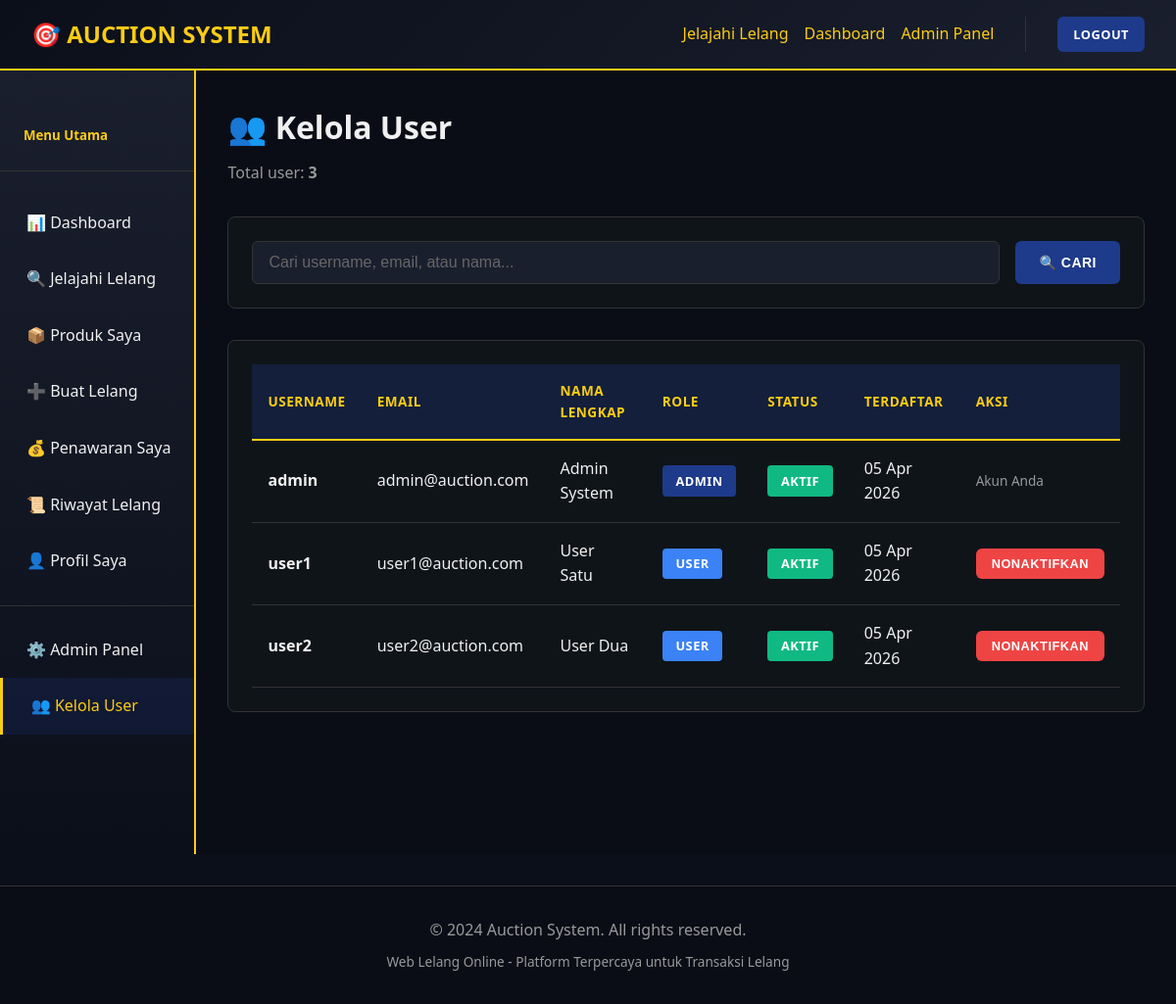
Page /auction-system/pages/admin/users.php (signed in) on the committed database.
### tables this page shows
CREATE TABLE users (
  id INT PRIMARY KEY AUTO_INCREMENT,
  username VARCHAR(100) NOT NULL UNIQUE,
  email VARCHAR(100) NOT NULL UNIQUE,
  password VARCHAR(255) NOT NULL,
  full_name VARCHAR(150) NOT NULL,
  phone VARCHAR(20),
  address TEXT,
  role ENUM('admin', 'user') DEFAULT 'user',
  is_active TINYINT DEFAULT 1,
  created_at TIMESTAMP DEFAULT CURRENT_TIMESTAMP,
  updated_at TIMESTAMP DEFAULT CURRENT_TIMESTAMP ON UPDATE CURRENT_TIMESTAMP,
  INDEX idx_username (username),
  INDEX idx_email (email),
  INDEX idx_role (role)
);

### auction-system/functions/helpers.php (called while the page is built, shortened)
<?php
function sanitize($input) {
    return htmlspecialchars(stripslashes(trim($input)), ENT_QUOTES, 'UTF-8');
}
function startSecureSession() {
    return true;
}
function isLoggedIn() {
    return isset($_SESSION['user_id']) && !empty($_SESSION['user_id']);
}
function getUserSession() {
    return [
        'id' => $_SESSION['user_id'] ?? null,
        'username' => $_SESSION['username'] ?? null,
        'email' => $_SESSION['email'] ?? null,
        'full_name' => $_SESSION['full_name'] ?? null,
        'role' => $_SESSION['role'] ?? null
    ];
}
function getRow($conn, $query, $params = []) {
    $stmt = $conn->prepare($query);
    if (!$stmt->execute()) {
        throw new Exception("Execute failed: " . $stmt->error);
    }
    $result = $stmt->get_result();
    $row = $result->fetch_assoc();
    return $row;
}
function getRows($conn, $query, $params = []) {
    $stmt = $conn->prepare($query);
    if (!empty($params)) {
        $types = '';
        foreach ($params as $param) {
            if (is_int($param)) {
                $types .= 'i';
            } elseif (is_float($param)) {
                $types .= 'd';
            } else {
                $types .= 's';
            }
        }
        $stmt->bind_param($types, ...$params);
    }
    if (!$stmt->execute()) {
        throw new Exception("Execute failed: " . $stmt->error);
    }
    $result = $stmt->get_result();
    $rows = [];
    while ($row = $result->fetch_assoc()) {
        $rows[] = $row;
    }
    return $rows;
}
function formatDate($date) {
    return date('d M Y', strtotime($date));
}
?>

### auction-system/pages/admin/users.php (the view, shortened to what this page needs)
<?php
require_once __DIR__ . '/../../config/database.php';
require_once __DIR__ . '/../../functions/helpers.php';
$page = intval($_GET['page'] ?? 1);
$limit = 20;
$offset = ($page - 1) * $limit;
$search = sanitize($_GET['search'] ?? '');
$query = "SELECT id, username, email, full_name, phone, role, is_active, created_at FROM users";
$params = [];
$query .= " ORDER BY created_at DESC LIMIT ? OFFSET ?";
$params[] = $limit;
$params[] = $offset;
$users = getRows($conn, $query, $params);
$count_query = "SELECT COUNT(*) as total FROM users";
if (!empty($search)) {
    $count_query .= " WHERE username LIKE ? OR email LIKE ? OR full_name LIKE ?";
    $count_params = [$search_term, $search_term, $search_term];
} else {
    $count_params = [];
}
$count_result = getRow($conn, $count_query, $count_params);
$total = $count_result['total'] ?? 0;
?>
<?php require_once __DIR__ . '/../../includes/header.php'; ?>
<div style="display: flex; justify-content: space-between; align-items: center; margin-bottom: 2rem;">
    <div>
        <h1 style="font-size: 2rem; font-weight: 700; margin-bottom: 0.5rem;">
            👥 Kelola User
        </h1>
        <p style="color: #999;">Total user: <strong><?php echo $total; ?></strong></p>
    </div>
</div>
<div class="card" style="margin-bottom: 2rem;">
    <div class="card-body">
        <form method="GET" action="">
            <div style="display: flex; gap: 1rem;">
                <input
                    type="text"
                    name="search"
                    class="form-control"
                    placeholder="Cari username, email, atau nama..."
                    value="<?php echo htmlspecialchars($search); ?>"
                    style="flex: 1;"
                >
                <button type="submit" class="btn btn-primary">
                    🔍 Cari
                </button>
            </div>
        </form>
    </div>
</div>
<div class="card">
    <div class="card-body">
        <table class="table">
            <thead>
                <tr>
                    <th>Username</th>
                    <th>Email</th>
                    <th>Nama Lengkap</th>
                    <th>Role</th>
                    <th>Status</th>
                    <th>Terdaftar</th>
                    <th>Aksi</th>
                </tr>
            </thead>
            <tbody>
                <?php foreach ($users as $u): ?>
                    <tr>
                        <td><strong><?php echo htmlspecialchars($u['username']); ?></strong></td>
                        <td><?php echo htmlspecialchars($u['email']); ?></td>
                        <td><?php echo htmlspecialchars($u['full_name']); ?></td>
                        <td>
                            <?php if ($u['role'] === 'admin'): ?>
                                <span class="badge badge-primary">Admin</span>
                            <?php else: ?>
                                <span class="badge badge-info">User</span>
                            <?php endif; ?>
                        </td>
                        <td>
                            <?php if ($u['is_active']): ?>
                                <span class="badge badge-success">Aktif</span>
                            <?php else: ?>
                                <span class="badge badge-danger">Nonaktif</span>
                            <?php endif; ?>
                        </td>
                        <td><?php echo formatDate($u['created_at']); ?></td>
                        <td>
                            <?php if ($u['id'] !== $user['id']): ?>
                                <form method="POST" action="" style="display: inline;">
                                    <button type="submit" class="btn btn-sm <?php echo $u['is_active'] ? 'btn-danger' : 'btn-success'; ?>" onclick="return confirm('Apakah Anda yakin?');">
                                        <?php echo $u['is_active'] ? 'Nonaktifkan' : 'Aktifkan'; ?>
                                    </button>
                                </form>
                            <?php else: ?>
                                <span style="color: #999; font-size: 0.85rem;">Akun Anda</span>
                            <?php endif; ?>
                        </td>
                    </tr>
                <?php endforeach; ?>
            </tbody>
        </table>
    </div>
</div>
<?php require_once __DIR__ . '/../../includes/footer.php'; ?>

### auction-system/includes/header.php (shortened to what this page needs)
<?php
require_once __DIR__ . '/../config/database.php';
require_once __DIR__ . '/../functions/helpers.php';
$user = getUserSession();
?>
<!DOCTYPE html>
<html lang="id">
<head>
    <link rel="stylesheet" href="<?php echo APP_URL; ?>/assets/css/style.css">
</head>
<body>
    <nav class="navbar">
        <div style="display: flex; align-items: center; justify-content: space-between; padding: 0 2rem;">
            <div style="display: flex; align-items: center;">
                <a href="<?php echo APP_URL; ?>/pages/dashboard/index.php" class="navbar-brand">
                    🎯 AUCTION SYSTEM
                </a>
            </div>
            <div style="display: flex; align-items: center; gap: 2rem;">
                <div style="display: flex; gap: 1rem;">
                    <a href="<?php echo APP_URL; ?>/pages/products/browse.php" class="nav-link">Jelajahi Lelang</a>
                    <a href="<?php echo APP_URL; ?>/pages/dashboard/index.php" class="nav-link">Dashboard</a>
                    <?php if ($user['role'] === 'admin'): ?>
                        <a href="<?php echo APP_URL; ?>/pages/admin/index.php" class="nav-link">Admin Panel</a>
                    <?php endif; ?>
                </div>
                <div style="display: flex; align-items: center; gap: 1rem; border-left: 1px solid #333; padding-left: 1rem;">
                    <a href="<?php echo APP_URL; ?>/pages/auth/logout.php" class="btn btn-sm btn-primary">
                        Logout
                    </a>
                </div>
            </div>
        </div>
    </nav>
    <div class="main-container">
        <aside class="sidebar">
            <div class="sidebar-header">
                <h5>Menu Utama</h5>
            </div>
            <div class="sidebar-item">
                <a href="<?php echo APP_URL; ?>/pages/dashboard/index.php" class="<?php echo (basename($_SERVER['PHP_SELF']) === 'index.php' && dirname($_SERVER['PHP_SELF']) === '/auction-system/pages/dashboard') ? 'active' : ''; ?>">
                    📊 Dashboard
                </a>
            </div>
            <div class="sidebar-item">
                <a href="<?php echo APP_URL; ?>/pages/products/browse.php" class="<?php echo (basename($_SERVER['PHP_SELF']) === 'browse.php') ? 'active' : ''; ?>">
                    🔍 Jelajahi Lelang
                </a>
            </div>
            <div class="sidebar-item">
                <a href="<?php echo APP_URL; ?>/pages/products/my-products.php" class="<?php echo (basename($_SERVER['PHP_SELF']) === 'my-products.php') ? 'active' : ''; ?>">
                    📦 Produk Saya
                </a>
            </div>
            <div class="sidebar-item">
                <a href="<?php echo APP_URL; ?>/pages/products/create.php" class="<?php echo (basename($_SERVER['PHP_SELF']) === 'create.php') ? 'active' : ''; ?>">
                    ➕ Buat Lelang
                </a>
            </div>
            <div class="sidebar-item">
                <a href="<?php echo APP_URL; ?>/pages/auction/my-bids.php" class="<?php echo (basename($_SERVER['PHP_SELF']) === 'my-bids.php') ? 'active' : ''; ?>">
                    💰 Penawaran Saya
                </a>
            </div>
            <div class="sidebar-item">
                <a href="<?php echo APP_URL; ?>/pages/auction/history.php" class="<?php echo (basename($_SERVER['PHP_SELF']) === 'history.php') ? 'active' : ''; ?>">
                    📜 Riwayat Lelang
                </a>
            </div>
            <div class="sidebar-item">
                <a href="<?php echo APP_URL; ?>/pages/profile/index.php" class="<?php echo (basename($_SERVER['PHP_SELF']) === 'index.php' && dirname($_SERVER['PHP_SELF']) === '/auction-system/pages/profile') ? 'active' : ''; ?>">
                    👤 Profil Saya
                </a>
            </div>
            <?php if ($user['role'] === 'admin'): ?>
                <hr style="border: none; border-top: 1px solid #333; margin: 1rem 0;">
                <div class="sidebar-item">
                    <a href="<?php echo APP_URL; ?>/pages/admin/index.php" class="<?php echo (basename($_SERVER['PHP_SELF']) === 'index.php' && dirname($_SERVER['PHP_SELF']) === '/auction-system/pages/admin') ? 'active' : ''; ?>">
                        ⚙️ Admin Panel
                    </a>
                </div>
                <div class="sidebar-item">
                    <a href="<?php echo APP_URL; ?>/pages/admin/users.php" class="<?php echo (basename($_SERVER['PHP_SELF']) === 'users.php') ? 'active' : ''; ?>">
                        👥 Kelola User
                    </a>
                </div>
            <?php endif; ?>
        </aside>
        <main class="main-content">

### auction-system/includes/footer.php (shortened to what this page needs)
</main>
    </div>
    <footer style="background-color: #0a0d16; border-top: 1px solid #333; padding: 2rem; text-align: center; color: #999; margin-top: 2rem;">
        <p>&copy; 2024 Auction System. All rights reserved.</p>
        <p style="font-size: 0.85rem; margin-top: 0.5rem;">Web Lelang Online - Platform Terpercaya untuk Transaksi Lelang</p>
    </footer>
</body>
</html>

### auction-system/assets/css/style.css (style rules this page uses)
:root { --primary-dark: #0B0F1A; --primary-blue: #1E3A8A; --accent-yellow: #FACC15; --text-light: #f0f0f0; --text-dark: #0B0F1A; --border-color: #333; --bg-dark: #0f1419; --bg-darker: #0a0d16; --success: #10b981; --danger: #ef4444; --warning: #f59e0b; --info: #3b82f6; }
* { margin: 0; padding: 0; box-sizing: border-box; }
html, body { font-family: 'Segoe UI', Tahoma, Geneva, Verdana, sans-serif; background-color: var(--primary-dark); color: var(--text-light); line-height: 1.6; }
a { color: var(--accent-yellow); text-decoration: none; transition: all 0.3s ease; }
button, .btn { transition: all 0.3s ease; border: none; padding: 0.5rem 1.5rem; border-radius: 0.375rem; cursor: pointer; font-weight: 500; }
.navbar { background: linear-gradient(135deg, var(--primary-dark) 0%, #1a1f2e 100%); border-bottom: 2px solid var(--accent-yellow); padding: 1rem 0; box-shadow: 0 4px 12px rgba(0, 0, 0, 0.3); }
.navbar-brand { font-weight: 700; font-size: 1.5rem; color: var(--accent-yellow) !important; display: flex; align-items: center; gap: 0.5rem; }
.sidebar { background: linear-gradient(180deg, #1a1f2e 0%, var(--primary-dark) 100%); border-right: 2px solid var(--accent-yellow); min-height: 100vh; padding: 2rem 0; }
.sidebar-header { padding: 1.5rem; border-bottom: 1px solid var(--border-color); margin-bottom: 1.5rem; }
.sidebar-header h5 { color: var(--accent-yellow); font-weight: 700; margin: 0; }
.sidebar-item { padding: 0; }
.sidebar-item a { display: flex; align-items: center; gap: 1rem; padding: 1rem 1.5rem; color: var(--text-light); border-left: 3px solid transparent; transition: all 0.3s ease; font-weight: 500; }
.sidebar-item a:hover, .sidebar-item a.active { background-color: rgba(30, 58, 138, 0.2); border-left-color: var(--accent-yellow); color: var(--accent-yellow); padding-left: 1.8rem; }
.main-container { display: flex; min-height: 100vh; }
.main-content { flex: 1; background-color: var(--bg-darker); padding: 2rem; }
.card { background-color: var(--bg-dark); border: 1px solid var(--border-color); border-radius: 0.5rem; transition: all 0.3s ease; overflow: hidden; }
.card-body { padding: 1.5rem; }
.btn { padding: 0.65rem 1.5rem; border-radius: 0.375rem; font-weight: 600; text-transform: uppercase; font-size: 0.875rem; letter-spacing: 0.5px; transition: all 0.3s ease; display: inline-flex; align-items: center; gap: 0.5rem; }
.btn-primary { background-color: var(--primary-blue); color: white; }
.btn-danger { background-color: var(--danger); color: white; }
.btn-sm { padding: 0.5rem 1rem; font-size: 0.8rem; }
.form-control { width: 100%; padding: 0.75rem 1rem; background-color: #1a1f2e; border: 1px solid var(--border-color); color: var(--text-light); border-radius: 0.375rem; font-size: 1rem; transition: all 0.3s ease; }
.form-control::placeholder { color: #666; }
.badge { display: inline-block; padding: 0.35rem 0.85rem; border-radius: 0.25rem; font-size: 0.8rem; font-weight: 600; text-transform: uppercase; letter-spacing: 0.5px; }
.badge-primary { background-color: var(--primary-blue); color: white; }
.badge-success { background-color: var(--success); color: white; }
.badge-info { background-color: var(--info); color: white; }
.table { width: 100%; border-collapse: collapse; background-color: var(--bg-dark); }
.table thead { background-color: rgba(30, 58, 138, 0.3); border-bottom: 2px solid var(--accent-yellow); }
.table th { padding: 1rem; text-align: left; font-weight: 700; color: var(--accent-yellow); text-transform: uppercase; font-size: 0.85rem; letter-spacing: 0.5px; }
.table td { padding: 1rem; border-bottom: 1px solid var(--border-color); color: var(--text-light); }

### rows in the picture
users: username "admin", email "admin@auction.com", full_name "Admin System", role "ADMIN", is_active "AKTIF", created_at "05 Apr 2026", shows "Akun Anda"
users: username "user1", email "user1@auction.com", full_name "User Satu", role "USER", is_active "AKTIF", created_at "05 Apr 2026"
users: username "user2", email "user2@auction.com", full_name "User Dua", role "USER", is_active "AKTIF", created_at "05 Apr 2026"

### other values in the picture
$total "3"
